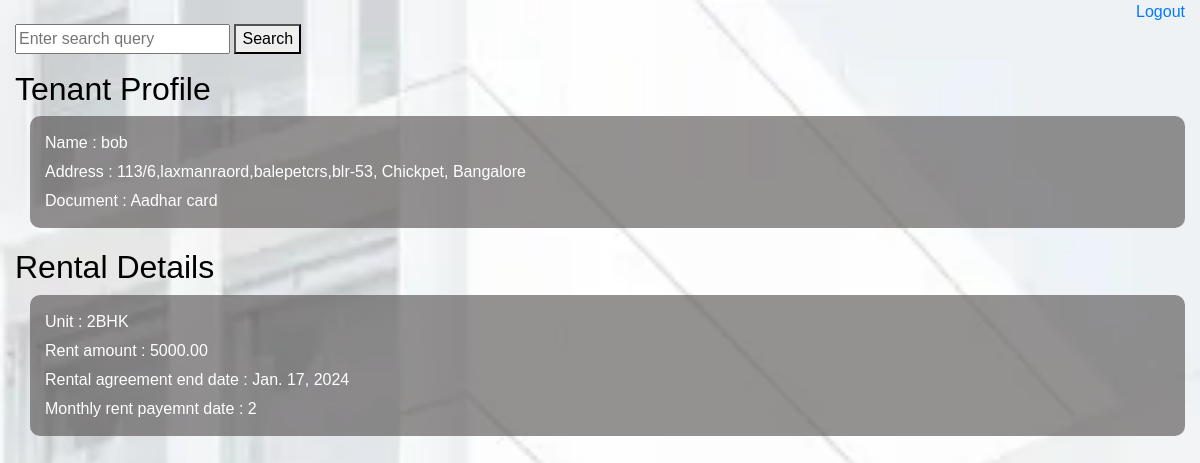
The app's page /tenant/2/ (signed in) with its own data.
### dashboard/models.py (models this page shows, shortened)
class Lease(models.Model):
    tenant = models.ForeignKey(Tenant, on_delete=models.CASCADE)
    unit = models.ForeignKey(Unit, on_delete=models.CASCADE)
    agreement_end_date = models.DateField()
    monthly_rent_date = models.PositiveIntegerField()
    class Meta:
        verbose_name = "Lease"
        verbose_name_plural = "Lease"

class Tenant(models.Model):
    user = models.OneToOneField(AiUser, on_delete=models.CASCADE)
    address = models.TextField()
    document_proofs = models.TextField()
    class Meta:
        verbose_name = "Tenant"
        verbose_name_plural = "Tenant"

class AiUser(AbstractBaseUser):
    name = models.CharField(max_length=100)
    email = models.EmailField(max_length=100,unique=True)
    password = models.CharField(max_length=100)
    role = models.CharField(max_length = 20, choices = ROLE_CHOICES, default = 'tenant')
    date_joined = models.DateTimeField(default=timezone.now)
    is_admin = models.BooleanField(default=False)
    is_staff = models.BooleanField(default=False)
    objects = AiUserManager()
    USERNAME_FIELD = 'email'
    REQUIRED_FIELDS = []
    class Meta:
        verbose_name = "Ai User"
        verbose_name_plural = "Ai Users"

class Unit(models.Model):
    properties = models.ForeignKey(Property, on_delete=models.CASCADE)
    rent_cost = models.DecimalField(max_digits=10, decimal_places=2)
    type_choices = [
        ('1BHK', '1BHK'),
        ('2BHK', '2BHK'),
        ('3BHK', '3BHK'),
        ('4BHK', '4BHK'),
    ]
    unit_type = models.CharField(max_length=4, choices=type_choices)
    class Meta:
        verbose_name = "Unit"
        verbose_name_plural = "Unit"

### dashboard/views.py (the view)
# urls.py: path('tenant/<int:pk>/',views.TenantView.as_view(), name='tenant_details'),
class TenantView(APIView):
    permission_classes = (IsAuthenticated,)
    renderer_classes = [TemplateHTMLRenderer]
    template_name = 'dashboard/tenantprofile.html'
    def get(self, request,pk):
        try:
            user_obj = AiUser.objects.get(id = pk)
            tenant_obj = Tenant.objects.get(user = user_obj)
            if tenant_obj:
                Lease_obj = Lease.objects.get(tenant = tenant_obj)
                return Response({'serializer_data':Lease_obj, 'message':"successfully"}, status = status.HTTP_200_OK)
            else:
                return Response({ 'error':"User not found"}, status = status.HTTP_404_NOT_FOUND)
        except Exception as e:
            print("Error--------:",str(e))
            return Response({ 'error':"User not found"}, status = status.HTTP_404_NOT_FOUND)

### templates/dashboard/tenantprofile.html (shortened to what this page needs)
<!DOCTYPE html>
{% load static %}
<html>
<head>
    <link rel="stylesheet" href="https://maxcdn.bootstrapcdn.com/bootstrap/4.5.2/css/bootstrap.min.css">
    <link rel="stylesheet" type="text/css" href="{% static 'css/style.css' %}">
</head>
<body class = "dashboard_body">
    <div class="container-fluid">
        <div class="dashboard_head">
            <div>
                <a href="{% url 'dashboard:logout_user' %}">Logout</a>
            </div>
        </div>
        <form method="get" action="{% url 'dashboard:search_units' serializer_data.tenant.user.id  %}">
            <input type="text" name="query" value="{{ query }}" placeholder="Enter search query">
            <button type="submit">Search</button>
        </form>
        <div>
            <h2>Tenant Profile</h2>
        </div>
        {% if serializer_data %}
        <div class="tenant_profile_card">
            <div>
                Name : {{serializer_data.tenant.user.name}}
            </div>
            <div>
                Address : {{serializer_data.tenant.address}}
            </div>
            <div>
                Document : {{serializer_data.tenant.document_proofs}}
            </div>
        </div>
        <div>
            <h2>Rental Details</h2>
        </div>
        <div class="tenant_profile_card">
            <div>
                Unit : {{serializer_data.unit.unit_type}}
            </div>
            <div>
                Rent amount : {{serializer_data.unit.rent_cost}}
            </div>
            <div>
                Rental agreement end date : {{serializer_data.agreement_end_date}}
            </div>
            <div>
                Monthly rent payemnt date : {{serializer_data.monthly_rent_date}}
            </div>
        </div>
        {% endif %}
    </div>
</body>
</html>

### static/css/style.css (style rules this page uses)
.dashboard_body { margin: 0; padding: 0;background-image: url('images/bg.jpg'); background-size: cover; background-position: center; background-repeat: no-repeat; height: 100vh; color: Black; font-family: 'Arial', sans-serif; }
.dashboard_head { text-align: end; }
.tenant_profile_card { margin-left: 15px; padding: 15px; background: #534e4e9c; color: white; border-radius: 10px; margin-bottom: 20px; display: flex; flex-direction: column; row-gap: 5px; }

### records on screen
Lease: tenant.user.name "bob", tenant.address "113/6,laxmanraord,balepetcrs,blr-53, Chickpet, Bangalore", tenant.document_proofs "Aadhar card", unit.unit_type "2BHK", unit.rent_cost "5000.00", agreement_end_date "Jan. 17, 2024", monthly_rent_date "2"
